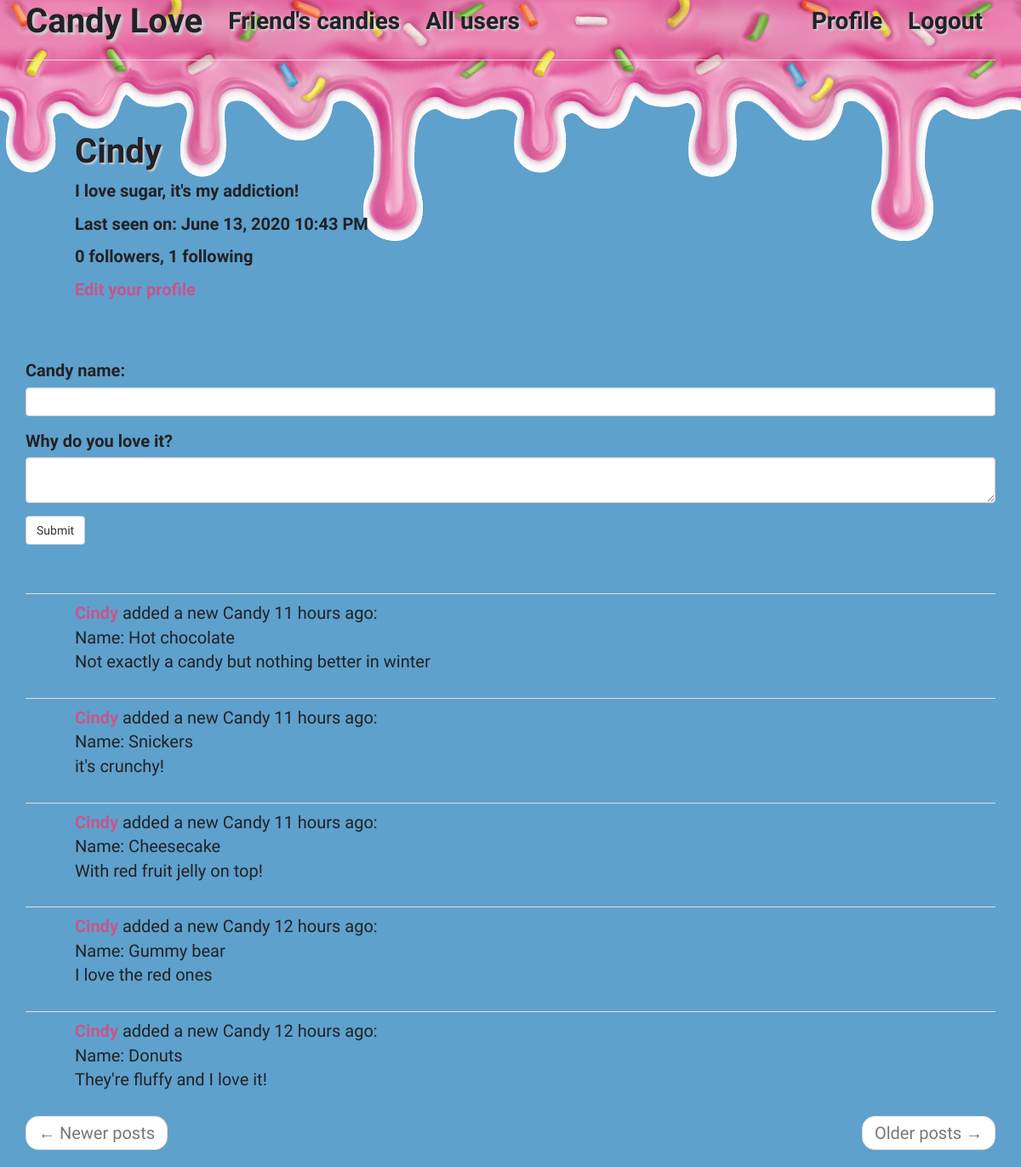
Screenshot of /user/Cindy (signed in) with the database file from the repository.
### app/models.py (models this page shows, shortened)
class User(UserMixin, db.Model):
    id = db.Column(db.Integer, primary_key=True)
    username = db.Column(db.String(64), index=True, unique=True)
    email = db.Column(db.String(120), index=True, unique=True)
    password_hash = db.Column(db.String(128))
    posts = db.relationship('Post', backref='author', lazy='dynamic')
    about_me = db.Column(db.String(140))
    last_seen = db.Column(db.DateTime, default=datetime.utcnow)
    followed = db.relationship(
        'User', secondary=followers,
        primaryjoin=(followers.c.follower_id == id),
        secondaryjoin=(followers.c.followed_id == id),
        backref=db.backref('followers', lazy='dynamic'), lazy='dynamic')

class Post(db.Model):
    id = db.Column(db.Integer, primary_key=True)
    name = db.Column(db.String(64))
    body = db.Column(db.String(140))
    timestamp = db.Column(db.DateTime, index=True, default=datetime.utcnow)
    user_id = db.Column(db.Integer, db.ForeignKey('user.id'))
    language = db.Column(db.String(5))

### app/main/routes.py (the view, shortened to what this page needs)
@bp.route('/user/<username>', methods=['GET', 'POST'])
@login_required
def user(username):
    user = User.query.filter_by(username=username).first_or_404()
    page = request.args.get('page', 1, type=int)
    form = PostForm()
    posts = user.posts.order_by(Post.timestamp.desc()).paginate(
        page, current_app.config['POSTS_PER_PAGE'], False)
    next_url = url_for('main.user', username=user.username,
                       page=posts.next_num) if posts.has_next else None
    prev_url = url_for('main.user', username=user.username,
                       page=posts.prev_num) if posts.has_prev else None
    return render_template('user.html', user=user, form=form, posts=posts.items,
                           next_url=next_url, prev_url=prev_url)

### app/main/forms.py
class PostForm(FlaskForm):
    name = StringField('Candy name:', validators=[DataRequired()])
    post = TextAreaField(_l('Why do you love it?'), validators=[DataRequired()])
    submit = SubmitField(_l('Submit'))

### app/main/routes.py (called while the page is built)
@bp.before_app_request
def before_request():
    if current_user.is_authenticated:
        current_user.last_seen = datetime.utcnow()
        db.session.commit()
    g.locale = str(get_locale())

### app/models.py (called while the page is built)
@login.user_loader
def load_user(id):
    return User.query.get(int(id))

### app/templates/user.html (shortened to what this page needs)
{% extends "base.html" %}
{% import 'bootstrap/wtf.html' as wtf %}
{% block app_content %}
    <table class="table">
        <tr>
            <td width="50px"></td>
            <td>
                <br>
                <br>
                <h1>{{ user.username }}</h1>
                {% if user.about_me %}<p>{{ user.about_me }}</p>{% endif %}
                {% if user.last_seen %}
                <p>{{ _('Last seen on') }}: {{ moment(user.last_seen).format('LLL') }}</p>
                {% endif %}
                <p>{{ _('%(count)d followers', count=user.followers.count()) }}, {{ _('%(count)d following', count=user.followed.count()) }}</p>
                {% if user == current_user %}
                <p><a href="{{ url_for('main.edit_profile') }}">{{ _('Edit your profile') }}</a></p>
                {% endif %}
            </td>
        </tr>
    </table>
    <br>
    {% if form %}
    {{ wtf.quick_form(form) }}
    <br>
    {% endif %}
    <br>
    {% for post in posts %}
        {% include '_post.html' %}
    {% endfor %}
    <nav aria-label="...">
        <ul class="pager">
            <li class="previous{% if not prev_url %} disabled{% endif %}">
                <a href="{{ prev_url or '#' }}">
                    <span aria-hidden="true">&larr;</span> {{ _('Newer posts') }}
                </a>
            </li>
            <li class="next{% if not next_url %} disabled{% endif %}">
                <a href="{{ next_url or '#' }}">
                    {{ _('Older posts') }} <span aria-hidden="true">&rarr;</span>
                </a>
            </li>
        </ul>
    </nav>
{% endblock %}

### app/templates/_post.html (shortened to what this page needs)
<table class="table">
    <tr>
        <td width="50px">
        </td>
        <td>
            {{ _('%(username)s added a new Candy %(when)s',
                username=user_link, when=moment(post.timestamp).fromNow()) }}:
            <br>
            Name: <span id="post{{ post.id }}"></span>{{ post.name }}</span>
            <br>
            <span id="post{{ post.id }}"></span>{{ post.body }}</span>
        </td>
    </tr>
</table>

### app/static/styles/style.css (style rules this page uses)
* { margin: 0; padding: 0; -webkit-box-sizing: border-box; box-sizing: border-box; }
body { font-family: 'Comic Neue', cursive; font-size: 2rem; background-color: #5ea1cc; color: #222126; height: 100%; }
.table { color: #222126; }
.table h1 { font-size: 4rem; font-weight: bold; text-shadow: 2px 2px 2px #cfcfcf; }
.table p { font-weight: bold; }
.table a { color: #c7568b; }
.name-in-post { font-weight: bold; }

### rows the page displays
User: username "Cindy", about_me "I love sugar, it's my addiction!", last_seen "June 13, 2020 10:43 PM"
Post: name "Hot chocolate", body "Not exactly a candy but nothing better in winter"
Post: name "Snickers", body "it's crunchy!"
Post: name "Cheesecake", body "With red fruit jelly on top!"
Post: name "Gummy bear", body "I love the red ones"
Post: name "Donuts", body "They're fluffy and I love it!"
